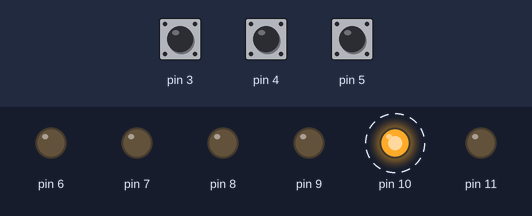
The sketch below on a simulated Arduino Uno, built with avr-gcc and run on an emulated ATmega328P. Parts: output pins drawn as LEDs (lit = HIGH). Dashed ring = blinking. The test bench sets the inputs (shaded band); at power-on: pin 5 HIGH, pin 3 HIGH, pin 4 HIGH.

Above: at 6.8 s.
6.9 s: pin 5 pulled LOW for 2.6 s
At 7.8 s:
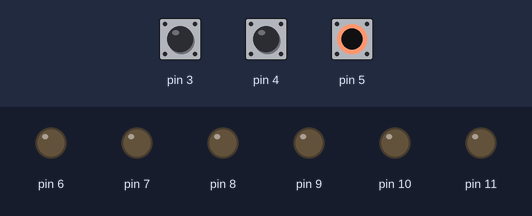
At 13.6 s:
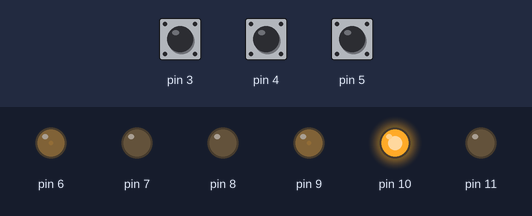
17.4 s: pin 3 pulled LOW for 2.6 s
21.5 s: pin 4 pulled LOW for 2.6 s
At 23.2 s:
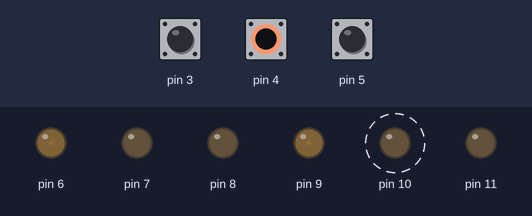
Timing chart, 0 to 31.6 s (numbered marks = the images above; inputs shaded):
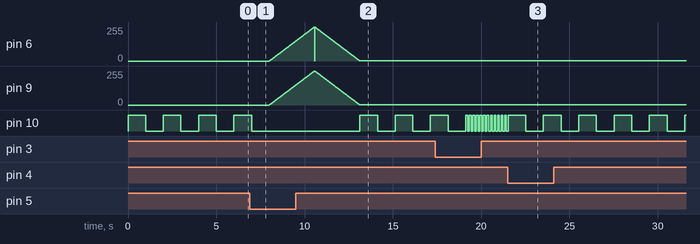

Measured:
- after the input at 21.5 s, pin 10: alternates HIGH for 1.0 s and LOW for 1.0 s, starting after 1.0 s
- by itself, pin 10: repeats every 2.0 s: HIGH 1.0 s, LOW 1.0 s

The sketch:

ArduinoTeachingBoard_PushButton1_4.ino
```cpp
bool buttonstate = 0;
bool ledd10=0;
bool ledon= 0;
int tim;
void setup() {
  Serial.begin(9600); // start serial communication at 9600 baud
  for (int i = 2; i != 6; i++) {
    pinMode(i, INPUT_PULLUP);
  }
  for(int i=6;i<12;i++)
  {
    pinMode(i,OUTPUT);
  }
  tim = 1000;
}

void loop() {
  digitalWrite(10,HIGH);
  delay(tim);
  digitalWrite(10,LOW);
  delay(tim);
  if(!digitalRead(3))
  {
      tim=100;

  }
  if(!digitalRead(4))
  {
    tim=1000;
  }
  if(!digitalRead(5))
  {
    for(int i=0;i<256;i++)
    {
      analogWrite(9,i);
      analogWrite(6,i);
      delay(10);
    }
    for(int i=256;i>0;i--)
    {
      analogWrite(9,i);
      analogWrite(6,i);
      delay(10);
    }
  }
}
```
